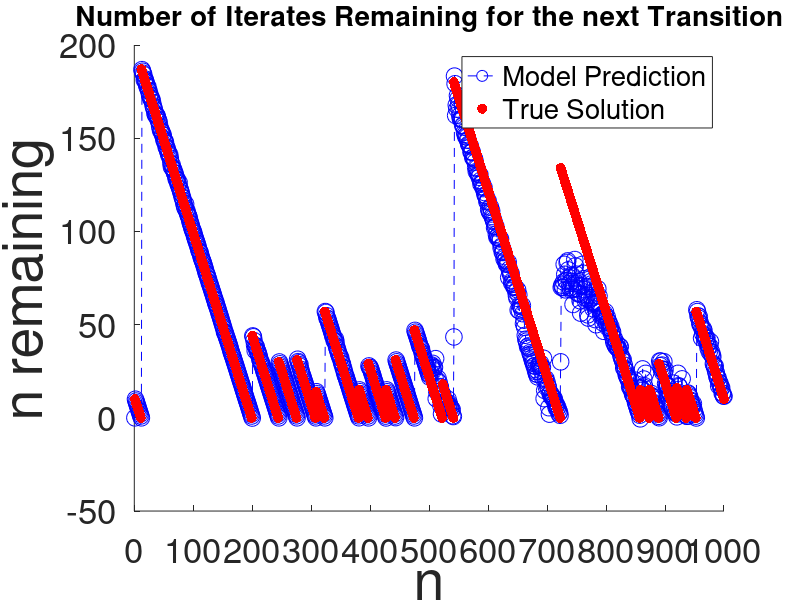
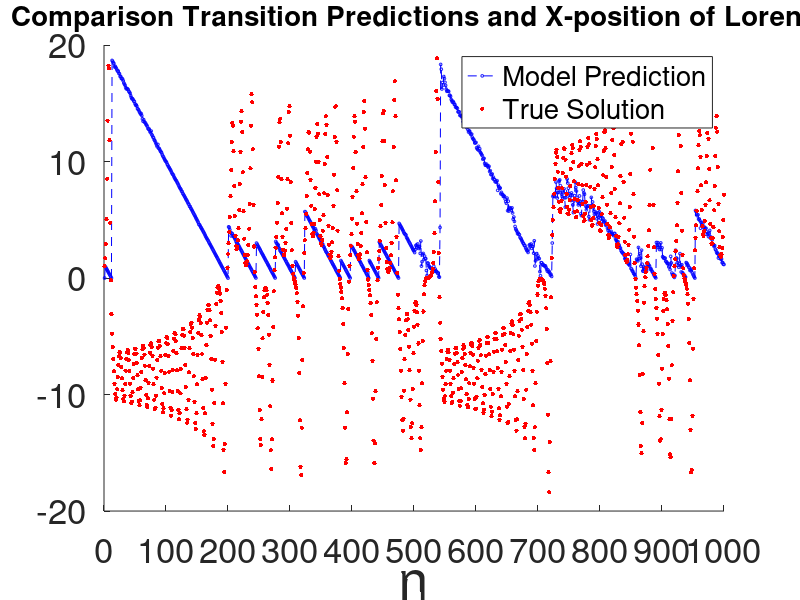
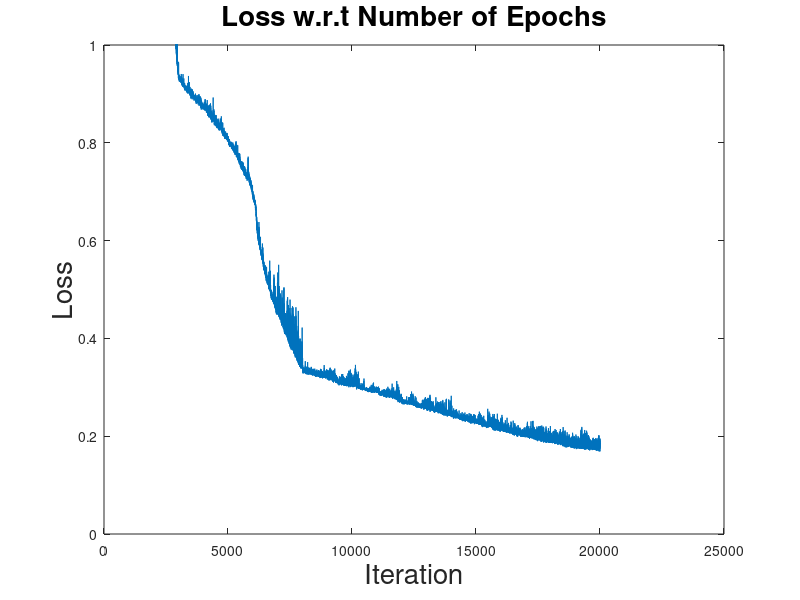

The MATLAB script that drew these images, in order:
clear all;
close all;
clc;

load('LorenztJumpPred_rho=28Saw.mat');

nfigure = 1;
dt = Param(1);
N = Param(2);
Num_Hidden_Layers = Param(3);
Num_Neurons_per_Layer = Param(4);
TrainingTime = Param(5)



rho = cast(rho, 'double');

DataStart = 450;
DataEndPred = 100;
DataEnd = 1000;
t = 0:dt:dt*(DataEndPred-1);


figure(nfigure)
  axes('FontSize', 25, 'NextPlot', 'add');
  plot(tpred(1:DataEnd,1),'b--o','MarkerSize',12);
  hold on
  plot(ttrue(1:DataEnd,1),'r.','MarkerSize',22);
  hold off
  title('Number of Iterates Remaining for the next Transition', 'fontsize', 20);
  xlabel('n','fontsize',40);
  ylabel('n remaining','fontsize',40);
  legend('Model Prediction','True Solution', 'fontsize',20)
  set(gca, 'xtick', 0:100:1000);
  %xlim([470 530])
nfigure++;

figure(nfigure)
  axes('FontSize', 25, 'NextPlot', 'add');
  plot(1/10*tpred(1:DataEnd,1),'b--o','MarkerSize',2);
  hold on
  plot(FullSOl(1:DataEnd,1),'r.','MarkerSize',10);
  hold off
  title('Comparison Transition Predictions and X-position of Lorenz', 'fontsize', 20);
  xlabel('n','fontsize',40);
  %ylabel('x-position','fontsize',40);
  legend('Model Prediction','True Solution', 'fontsize',20)
  set(gca, 'xtick', 0:100:1000);
  %xlim([470 530])
nfigure++;




figure(nfigure)
  plot(loss);
  %xlim([0 1])
  ylim([0 1]);
  title('Loss w.r.t Number of Epochs', 'fontsize', 20);
  xlabel('Iteration','fontsize',20);
  ylabel('Loss','fontsize',20);
nfigure++;
